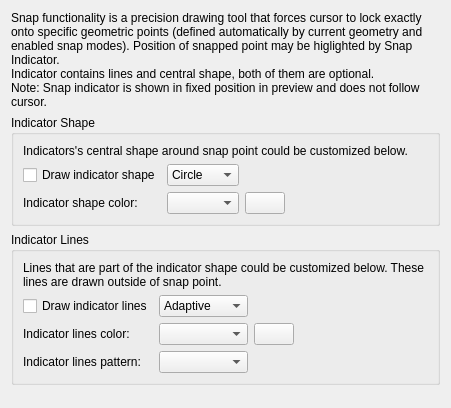
<?xml version="1.0" encoding="UTF-8"?>
<!--
  - *
  - This file is part of the LibreCAD project, a 2D CAD program
  -
  - Copyright (C) 2026 LibreCAD.org
  - Copyright (C) 2026 sand1024
  -
  - This program is free software; you can redistribute it and/or
  - modify it under the terms of the GNU General Public License
  - as published by the Free Software Foundation; either version 2
  - of the License, or (at your option) any later version.
  -
  - This program is distributed in the hope that it will be useful,
  - but WITHOUT ANY WARRANTY; without even the implied warranty of
  - MERCHANTABILITY or FITNESS FOR A PARTICULAR PURPOSE.  See the
  - GNU General Public License for more details.
  -
  - You should have received a copy of the GNU General Public License
  - along with this program; if not, write to the Free Software
  - Foundation, Inc., 51 Franklin Street, Fifth Floor, Boston, MA  02110-1301, USA.
  -->

<ui version="4.0">
 <class>LC_SettingsPageDraftingThemeSnapIndicator</class>
 <widget class="QWidget" name="LC_SettingsPageDraftingThemeSnapIndicator">
  <property name="geometry">
   <rect>
    <x>0</x>
    <y>0</y>
    <width>451</width>
    <height>408</height>
   </rect>
  </property>
  <layout class="QVBoxLayout" name="mainLayout">
   <item>
    <widget class="QLabel" name="label_3">
     <property name="text">
      <string>Snap functionality is a precision drawing tool that forces cursor to lock exactly onto specific geometric points (defined automatically by current geometry and enabled snap modes). Position of snapped point may be higlighted by Snap Indicator.&lt;br&gt;Indicator contains lines and central shape, both of them are optional.&lt;br&gt;
Note: Snap indicator is shown in fixed position in preview and does not follow cursor.</string>
     </property>
     <property name="wordWrap">
      <bool>true</bool>
     </property>
    </widget>
   </item>
   <item>
    <widget class="QGroupBox" name="gbIndicatorShapes">
     <property name="title">
      <string>Indicator Shape</string>
     </property>
     <layout class="QGridLayout" name="gridLayout_2">
      <item row="2" column="0">
       <widget class="QLabel" name="lblShapeColor">
        <property name="text">
         <string>Indicator shape color:</string>
        </property>
       </widget>
      </item>
      <item row="2" column="1">
       <widget class="QComboBox" name="cbShapeColor">
        <property name="toolTip">
         <string>Shape Color

Color name or hexadecimal code
for snap indicator shapes.</string>
        </property>
       </widget>
      </item>
      <item row="1" column="0">
       <widget class="QCheckBox" name="cbDrawShape">
        <property name="toolTip">
         <string>Shape Visibility

Draw a shape indicator around the snapped point.</string>
        </property>
        <property name="text">
         <string>Draw indicator shape</string>
        </property>
       </widget>
      </item>
      <item row="1" column="1">
       <widget class="QComboBox" name="cbShapeType">
        <property name="toolTip">
         <string>Shape Type

Geometric shape drawn for snap
markers (box, circle, cross, etc.).</string>
        </property>
        <item>
         <property name="text">
          <string>Circle</string>
         </property>
        </item>
        <item>
         <property name="text">
          <string>Point</string>
         </property>
        </item>
        <item>
         <property name="text">
          <string>Square</string>
         </property>
        </item>
        <item>
         <property name="text">
          <string>Gap</string>
         </property>
        </item>
       </widget>
      </item>
      <item row="2" column="2">
       <widget class="LC_ColorButton" name="pbShapeColor">
        <property name="toolTip">
         <string>Shape Color

Click to choose color for snap indicator shapes.</string>
        </property>
       </widget>
      </item>
      <item row="0" column="0" colspan="5">
       <widget class="QLabel" name="label">
        <property name="text">
         <string>Indicators's central shape around snap point could be customized below.</string>
        </property>
        <property name="wordWrap">
         <bool>true</bool>
        </property>
       </widget>
      </item>
      <item row="2" column="3">
       <spacer name="horizontalSpacer_3">
        <property name="orientation">
         <enum>Qt::Orientation::Horizontal</enum>
        </property>
        <property name="sizeHint" stdset="0">
         <size>
          <width>0</width>
          <height>0</height>
         </size>
        </property>
       </spacer>
      </item>
     </layout>
    </widget>
   </item>
   <item>
    <widget class="QGroupBox" name="gbIndicatorColors">
     <property name="title">
      <string>Indicator Lines</string>
     </property>
     <layout class="QGridLayout" name="gridLayout">
      <item row="2" column="1">
       <widget class="QComboBox" name="cbLinesColor">
        <property name="toolTip">
         <string>Lines Color

Color name or hexadecimal code
for snap crosshair lines.</string>
        </property>
       </widget>
      </item>
      <item row="1" column="1">
       <widget class="QComboBox" name="cbLinesType">
        <property name="toolTip">
         <string>Indicator Lines

Orientation style of indicator 
lines (orthogonal vs diagonal).</string>
        </property>
        <item>
         <property name="text">
          <string>Adaptive</string>
         </property>
        </item>
        <item>
         <property name="text">
          <string>Crosshair</string>
         </property>
        </item>
        <item>
         <property name="text">
          <string>Spiderweb</string>
         </property>
        </item>
       </widget>
      </item>
      <item row="2" column="0">
       <widget class="QLabel" name="lblLinesColor">
        <property name="text">
         <string>Indicator lines color:</string>
        </property>
       </widget>
      </item>
      <item row="2" column="2">
       <widget class="LC_ColorButton" name="pbLinesColor">
        <property name="toolTip">
         <string>Lines Color

Click to choose color
for snap crosshair lines.</string>
        </property>
       </widget>
      </item>
      <item row="2" column="3">
       <spacer name="horizontalSpacer">
        <property name="orientation">
         <enum>Qt::Orientation::Horizontal</enum>
        </property>
        <property name="sizeHint" stdset="0">
         <size>
          <width>0</width>
          <height>0</height>
         </size>
        </property>
       </spacer>
      </item>
      <item row="1" column="0">
       <widget class="QCheckBox" name="cbDrawLines">
        <property name="toolTip">
         <string>Lines Visibility

Draw lines extending through the snap indicator.</string>
        </property>
        <property name="text">
         <string>Draw indicator lines</string>
        </property>
       </widget>
      </item>
      <item row="3" column="0">
       <widget class="QLabel" name="lblLinesPattern">
        <property name="text">
         <string>Indicator lines pattern:</string>
        </property>
       </widget>
      </item>
      <item row="3" column="1">
       <widget class="QG_LineTypeBox" name="wSnapLinesLineType">
        <property name="toolTip">
         <string>Lines Pattern

Line pattern (solid, dashed, dotted) for
snap indicator crosshair lines.</string>
        </property>
       </widget>
      </item>
      <item row="0" column="0" colspan="4">
       <widget class="QLabel" name="label_2">
        <property name="text">
         <string>Lines that are part of the indicator shape could be customized below. These lines are drawn outside of snap point.</string>
        </property>
        <property name="wordWrap">
         <bool>true</bool>
        </property>
       </widget>
      </item>
     </layout>
    </widget>
   </item>
   <item>
    <spacer name="spacer">
     <property name="orientation">
      <enum>Qt::Orientation::Vertical</enum>
     </property>
     <property name="sizeHint" stdset="0">
      <size>
       <width>0</width>
       <height>0</height>
      </size>
     </property>
    </spacer>
   </item>
  </layout>
 </widget>
 <customwidgets>
  <customwidget>
   <class>LC_ColorButton</class>
   <extends>QPushButton</extends>
   <header>lc_color_button.h</header>
  </customwidget>
  <customwidget>
   <class>QG_LineTypeBox</class>
   <extends>QComboBox</extends>
   <header>qg_linetypebox.h</header>
  </customwidget>
 </customwidgets>
 <resources/>
 <connections/>
</ui>
